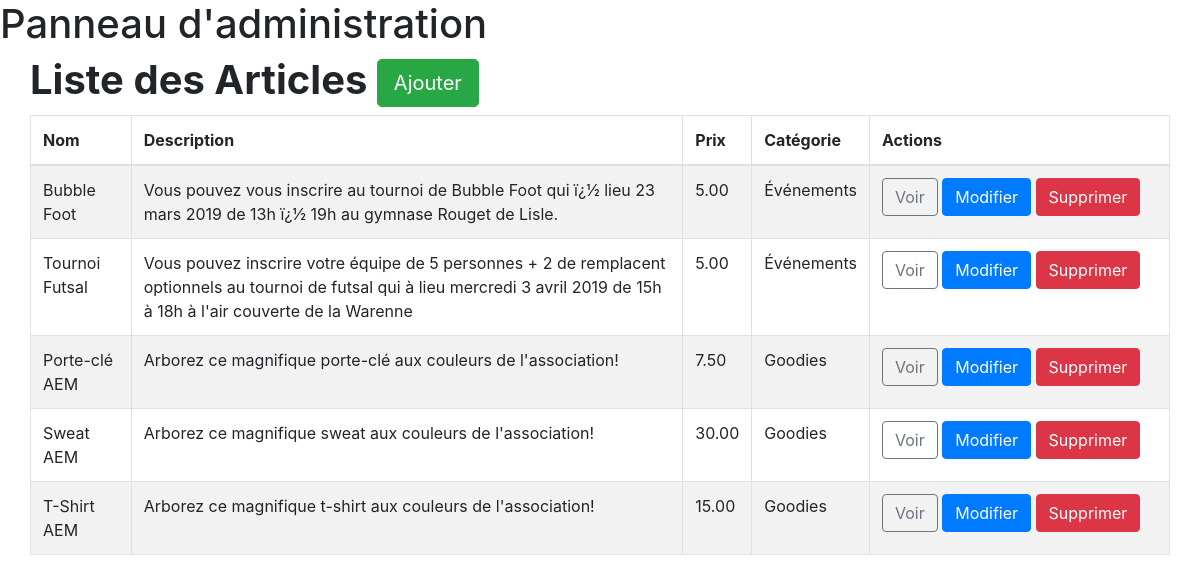
/admin/admin.php, run on the app's committed database.
### tables this page shows
CREATE TABLE `Articles` (
  `id` int(11) NOT NULL,
  `name` varchar(100) NOT NULL,
  `description` varchar(250) NOT NULL,
  `price` decimal(10,2) NOT NULL,
  `image` varchar(255) NOT NULL,
  `category` int(11) NOT NULL,
  `stock` int(11) DEFAULT 0,
  `created_at` timestamp NOT NULL DEFAULT current_timestamp(),
  `updated_at` timestamp NOT NULL DEFAULT current_timestamp() ON UPDATE current_timestamp()
);

CREATE TABLE `Services` (
  `id` int(11) NOT NULL,
  `name` varchar(100) NOT NULL
);

### admin/admin.php (the view, shortened to what this page needs)
<!DOCTYPE html>
<html>
    <head>
        <link rel="stylesheet" href="https://cdn.jsdelivr.net/npm/bootstrap@4.5.3/dist/css/bootstrap.min.css">
    </head>
    <body>
        <h1 class="text-logo"><span class="glyphicon glyphicon-cog"></span> Panneau d'administration <span class="glyphicon glyphicon-cog"></span></h1>
        <div class="container admin">
            <div class="row">
                <h1><strong>Liste des Articles      </strong><a href="admin/insert.php" class="btn btn-success btn-lg"><span class="glyphicon glyphicon-plus"></span>Ajouter</a></h1><br>
                <table class="table table-striped table-bordered">
                  <thead>
                    <tr>
                      <th>Nom</th>
                      <th>Description</th>
                      <th>Prix</th>
                      <th>Catégorie</th>
                      <th>Actions</th>
                    </tr>
                  </thead>
                  <tbody>
                      <?php
                        $db = Database::connect();
                        $statement = $db->query('SELECT Articles.id, Articles.name, Articles.description, Articles.price, Services.name AS category FROM Articles LEFT JOIN Services ON Articles.category = Services.id ORDER BY Articles.id DESC');
                        while($item = $statement->fetch())
                        {
                            echo '<tr>';
                            echo '<td>'. $item['name'] . '</td>';
                            echo '<td>'. $item['description'] . '</td>';
                            echo '<td>'. number_format($item['price'], 2, '.', '') . '</td>';
                            echo '<td>'. $item['category'] . '</td>';
                            echo '<td width=300>';
                            echo '<a class="btn btn-outline-secondary" href="admin/view.php?id='.$item['id'].'"><span class="glyphicon glyphicon-eye-open"></span> Voir</a>';
                            echo '<a class="btn btn-primary" href="admin/update.php?id='.$item['id'].'"><span class="glyphicon glyphicon-pencil"></span> Modifier</a>';
                            echo '<a class="btn btn-danger" href="admin/delete.php?id='.$item['id'].'"><span class="glyphicon glyphicon-remove"></span> Supprimer</a>';
                            echo '</td>';
                            echo '</tr>';
                        }
                      ?>
                  </tbody>
                </table>
            </div>
        </div>
    </body>
</html>

### data on the page
articles: name "Bubble Foot", description "Vous pouvez vous inscrire au tournoi de Bubble Foot qui ï¿½ lieu 23 mars 2019 de 13h ï¿½ 19h au gymnase Rouget de Lisle.", price "5.00", category.name "Événements"
articles: name "Tournoi Futsal", description "Vous pouvez inscrire votre équipe de 5 personnes + 2 de remplacent optionnels au tournoi de futsal qui à lieu mercredi 3 avril 2019 de 15h à 18h à l'air couverte de la Warenne", price "5.00", category.name "Événements"
articles: name "Porte-clé AEM", description "Arborez ce magnifique porte-clé aux couleurs de l'association!", price "7.50", category.name "Goodies"
articles: name "Sweat AEM", description "Arborez ce magnifique sweat aux couleurs de l'association!", price "30.00", category.name "Goodies"
articles: name "T-Shirt AEM", description "Arborez ce magnifique t-shirt aux couleurs de l'association!", price "15.00", category.name "Goodies"
